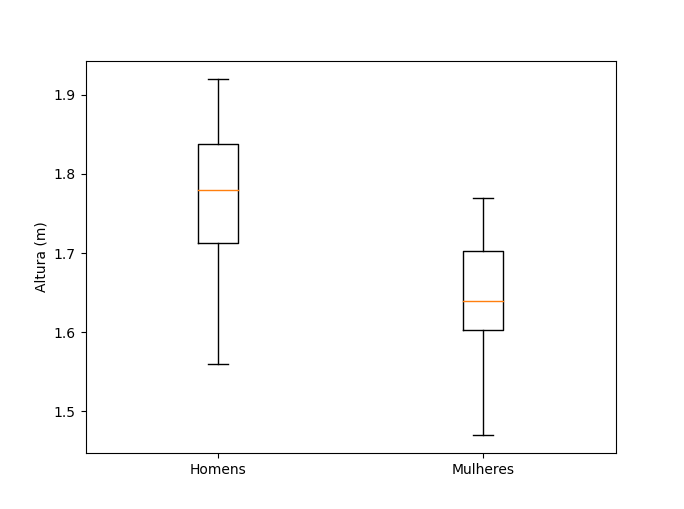

Here is the Python script that generated this plot:
import pandas as pd
import matplotlib.pyplot as plt

df = pd.read_csv("Q2.csv", delimiter=';')
print(df)

plt.boxplot(df)
plt.xticks([1, 2], ["Homens", "Mulheres"])
plt.ylabel("Altura (m)")
plt.show()
